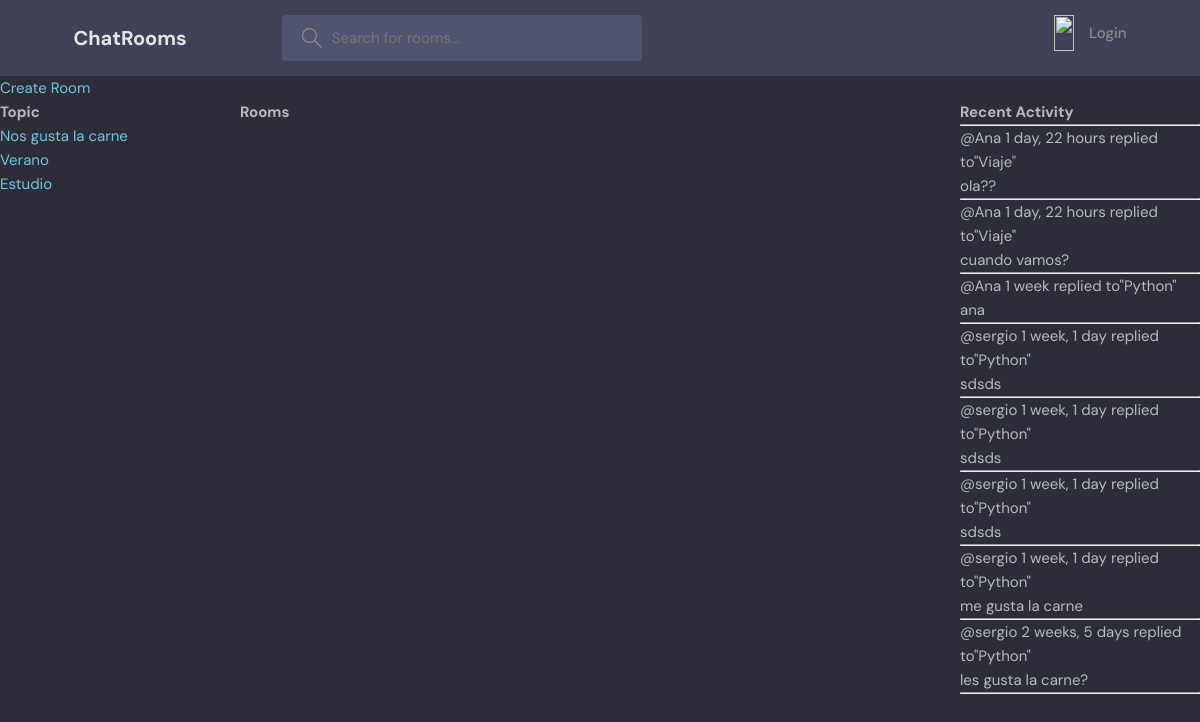
The app's page /?topic=3 with its own data.
### principal/models.py (models this page shows, shortened)
class Topic(models.Model):
    name = models.CharField(max_length=200)

class Message(models.Model):
    user = models.ForeignKey(User, on_delete=models.CASCADE)
    room = models.ForeignKey(Room, on_delete=models.CASCADE)
    body = models.TextField()
    updated = models.DateTimeField(auto_now=True)
    created = models.DateTimeField(auto_now_add=True)
    class Meta:
        ordering = ['-updated', '-created']

class Room(models.Model):
    host = models.ForeignKey(User, on_delete=models.SET_NULL, null = True)
    topic = models.ForeignKey(Topic, on_delete=models.SET_NULL, null = True)
    name = models.CharField(max_length=200)
    participants = models.ManyToManyField(User, related_name='participants', blank=True)
    description = models.TextField(null=True, blank=True)
    updated = models.DateTimeField(auto_now=True)
    created = models.DateTimeField(auto_now_add=True)
    def __str__(self):
        return self.name

### principal/views.py (the view)
# urls.py: 2. Add a URL to urlpatterns:  path('', views.home, name='home')
def home(request):
    q = request.GET.get('q','')
    topic_id = request.GET.get('topic')
    if topic_id:
        rooms = Room.objects.filter(topic__id = topic_id, name__icontains = q)
    else:
        rooms = Room.objects.filter(name__icontains = q)
    topics = Topic.objects.all()
    room_messages = Message.objects.all()
    context = {'rooms': rooms, 'room_messages': room_messages, 'topics': topics}
    return render(request, 'principal/home.html', context )

### principal/templates/principal/home.html (shortened to what this page needs)
{% extends 'main.html' %}
{% block content %}
    <a href="{% url 'create-room' %}">Create Room</a>
<div class='home-container'>
    <div>
        <h1>Topic</h1>
        {% for topic in topics %}
        <a href="/?topic={{ topic.id }}">{{ topic.name }}</a>
        <br>
        {% endfor %}
    </div>
    <div>
        <h1>Rooms   </h1>
    </div>
    <div>
    <h3>Recent Activity</h3>
    <hr>
    {% for message in room_messages %}
        <div>
            <small>@{{message.user}}  {{message.created|timesince}}</small>
            <small> replied to"{{message.room}}"</small>
            <p>{{ message.body }}</p>
            <hr>
        </div>
    {% endfor%}
    </div>
</div>
{% endblock content %}

### principal/static/styles/style.css (style rules this page uses)
:root { --color-main: #71c6dd; --color-main-light: #e1f6fb; --color-dark: #3f4156; --color-dark-medium: #51546e; --color-dark-light: #696d97; --color-light: #e5e5e5; --color-gray: #8b8b8b; --color-light-gray: #b2bdbd; --color-bg: #2d2d39; --color-success: #5dd693; --color-error: #fc4b0b; }
* { font-family: "DM Sans", -apple-system, BlinkMacSystemFont, "Segoe UI", Roboto, Oxygen, Ubuntu, Cantarell, "Open Sans", "Helvetica Neue", sans-serif; margin: 0; padding: 0; box-sizing: border-box; text-rendering: optimizeLegibility; font-size: inherit; }
html { font-size: 56.25%; }
@media only screen and (min-width: 1200px) { html { font-size: 62.5%; } }
body { line-height: 1.6; font-weight: 400; font-size: 1.5rem; color: var(--color-light-gray); background-color: var(--color-bg); min-height: 100vh; }
a { display: inline-block; color: var(--color-main); text-decoration: none; }

### principal/templates/principal/home.html (style rules this page uses)
.home-container { display: grid; grid-template-columns: 1fr 3fr 1fr ; }

### records on screen
Topic: name "Nos gusta la carne"
Topic: name "Verano"
Topic: name "Estudio"
Message: user "Ana", created "1 day, 22 hours", room "Viaje", body "ola??"
Message: user "Ana", created "1 day, 22 hours", room "Viaje", body "cuando vamos?"
Message: user "Ana", created "1 week", room "Python", body "ana"
Message: user "sergio", created "1 week, 1 day", room "Python", body "sdsds"
Message: user "sergio", created "1 week, 1 day", room "Python", body "sdsds"
Message: user "sergio", created "1 week, 1 day", room "Python", body "sdsds"
Message: user "sergio", created "1 week, 1 day", room "Python", body "me gusta la carne"
Message: user "sergio", created "2 weeks, 5 days", room "Python", body "les gusta la carne?"
